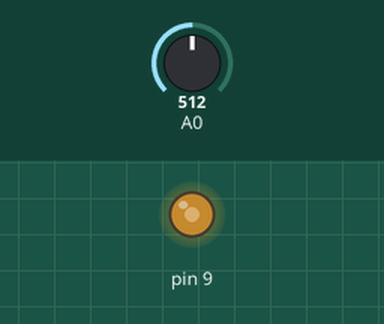
Simulated run of this sketch. Board: Arduino Uno, built with avr-gcc and run on an emulated ATmega328P. Shown: output pins drawn as LEDs (lit = HIGH). Inputs (shaded band) come from the test bench; at power-on: A0 = 512.

Above: at 1.2 s.
1.3 s: A0 set to 716
At 1.8 s:
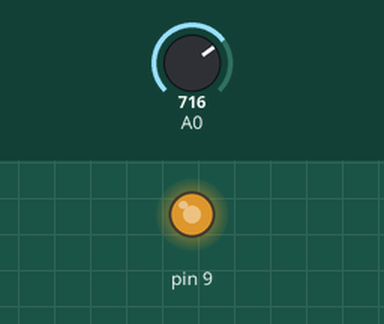
2.8 s: A0 set to 900
At 4.0 s:
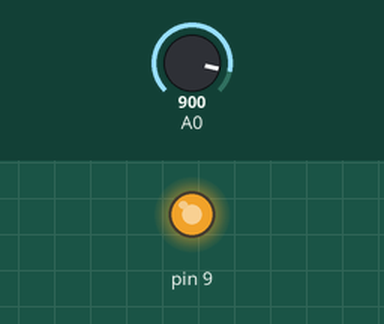
4.3 s: A0 set to 122
At 5.3 s:
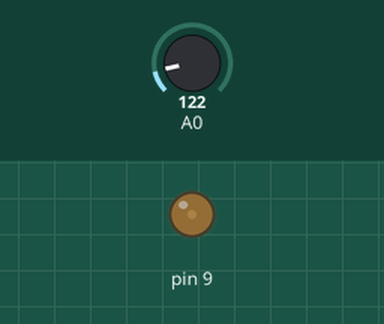
5.8 s: A0 set to 0
At 6.4 s:
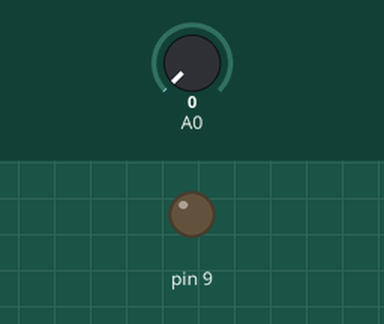
7.3 s: A0 set to 511
At 7.6 s:
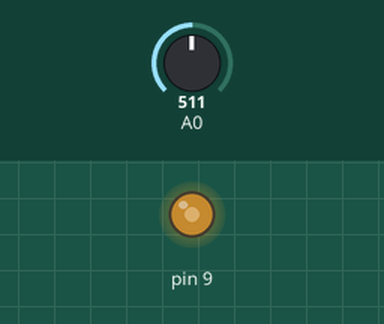
Timing chart, 0 to 9.8 s (numbered marks = the images above; inputs shaded):
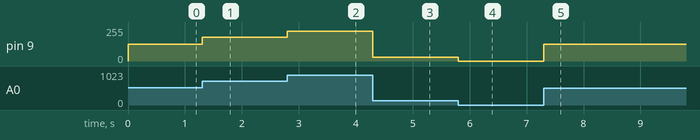

Measured:
- after the input at 1.3 s, pin 9: 127/255 → 178/255 at once
- after the input at 2.8 s, pin 9: 178/255 → 224/255 at once
- after the input at 4.3 s, pin 9: 224/255 → 30/255 at once
- after the input at 5.8 s, pin 9: 30/255 → 0/255 at once
- after the input at 7.3 s, pin 9: 0/255 → 127/255 at once

The sketch:

potentiometer_with_led.ino
```cpp
int x;
void setup() {
  pinMode(9,OUTPUT);

}

void loop() {
  x=analogRead(A0);
  x=map(x,0,1023,0,255);
  analogWrite(9,x);

}
```
